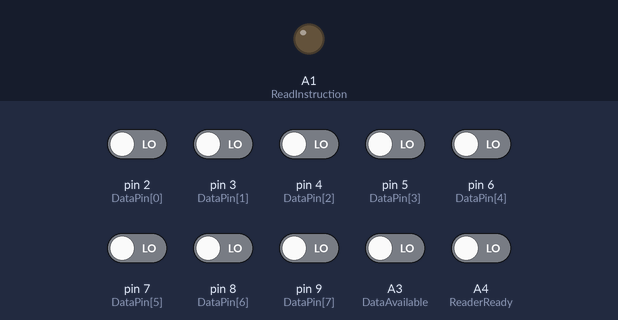
Recording of a sketch running on a simulated Arduino Uno, built with avr-gcc and run on an emulated ATmega328P. On the bench: output pins drawn as LEDs (lit = HIGH). The inputs (shaded band) are chosen by the test bench; at power-on: A3 (DataAvailable), A4 (ReaderReady), pin 2 (DataPin[0]), pin 3 (DataPin[1]), pin 4 (DataPin[2]), pin 5 (DataPin[3]), pin 6 (DataPin[4]), pin 7 (DataPin[5]), pin 8 (DataPin[6]), pin 9 (DataPin[7]) LOW. What the sketch prints to the serial monitor is not drawn.

Above: at 1.2 s.
1.3 s: A4 (ReaderReady) driven HIGH
At 1.7 s:
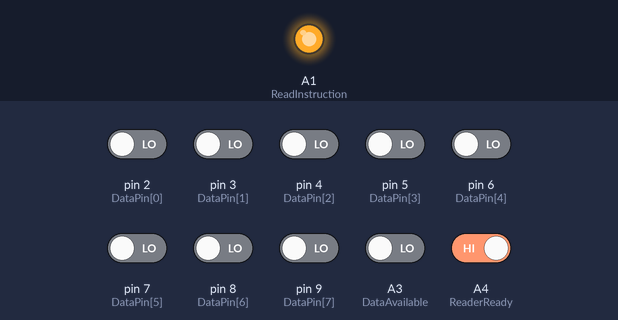
2.8 s: A3 (DataAvailable) driven HIGH
At 3.3 s:
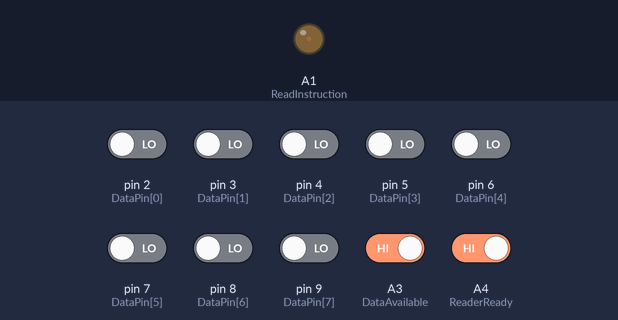
4.9 s: A3 (DataAvailable) driven LOW
At 5.6 s:
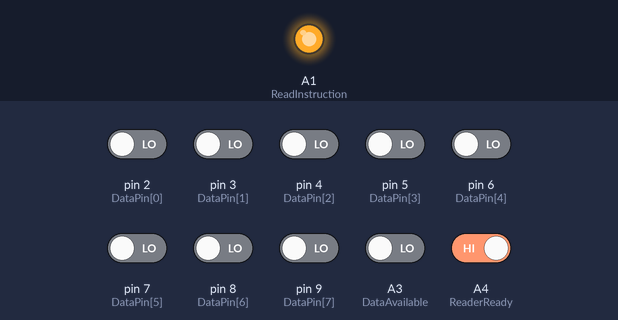
Timing chart, 0 to 7.9 s (numbered marks = the images above; inputs shaded):
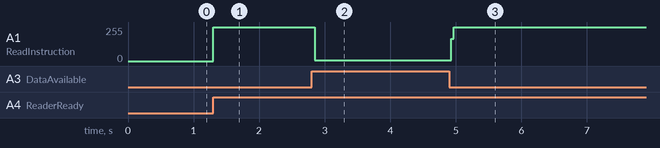

Measured:
- after the input at 1.3 s, A1 (ReadInstruction): 0/255 → 255/255 at once
- after the input at 2.8 s, A1 (ReadInstruction): 255/255 → 4/255 after 0.05 s
- after the input at 4.9 s, A1 (ReadInstruction): 4/255 → 255/255 at once

The sketch:

Facit4021.ino
```cpp
// (licence header left out)
#define StepDir A0
#define ReadInstruction A1
#define FeedHole A2
#define DataAvailable A3
#define ReaderReady A4
// Max. reading speed is 300 chars/s
#define CHARS_PER_SECOND 300
#define PER_CHAR_DELAY (1000 / CHARS_PER_SECOND)
int DataPin[8] = {2, 3, 4, 5, 6, 7, 8, 9};

void setup() {
  pinMode(StepDir, OUTPUT);
  digitalWrite(StepDir, LOW);

  pinMode(ReadInstruction, OUTPUT);
  digitalWrite(ReadInstruction, LOW);

  pinMode(FeedHole, INPUT);
  pinMode(DataAvailable, INPUT);
  pinMode(ReaderReady, INPUT);

  for (int i=0; i<8; i++){
    pinMode(DataPin[i], INPUT);
  }

  Serial.begin(9600);
}

void loop() {
  if (digitalRead(ReaderReady) == HIGH){
    delay(PER_CHAR_DELAY);
    digitalWrite(ReadInstruction, HIGH);
    while (digitalRead(DataAvailable) == LOW){ };
    int data = 0;
    for (int i=0; i<8; i++){
      if (digitalRead(DataPin[i]) == HIGH){
        data |= (1 << i);
      }
    }
    Serial.write(data & 0x7F);
    digitalWrite(ReadInstruction, LOW);
  }
}
```
